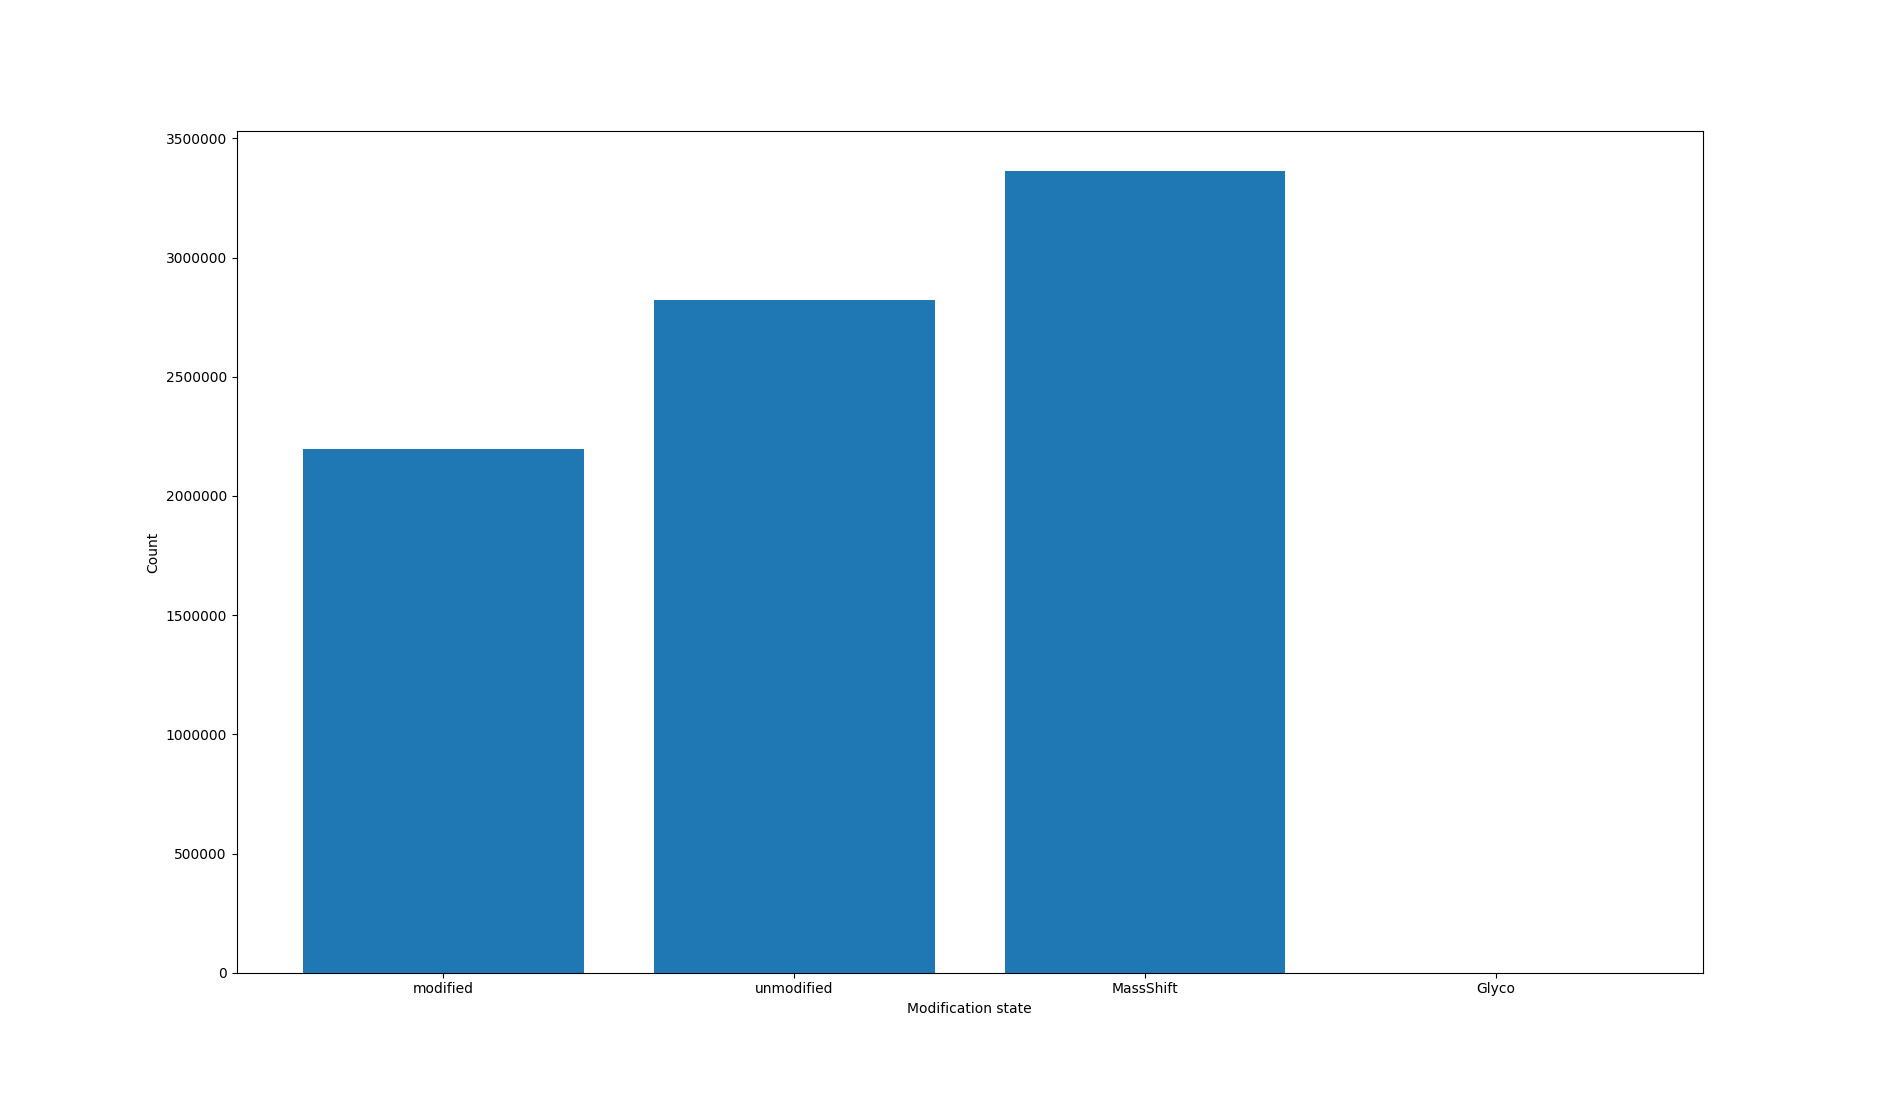

Here is the Python script that generated this plot:
import csv
import sys
import matplotlib.pyplot as plt


def main(all_merged):

    with open(all_merged) as fin:
        reader = csv.DictReader(fin)
        counter = {
            'modified': 0,
            'unmodified': 0,
            'MassShift': 0,
            'Glyco': 0,
        }
        for i, line in enumerate(reader):
            # if i > 10_000:
            #     break
            if line['Modifications'] == '':
                counter['unmodified'] += 1
            if line['Modifications'] != '':
                counter['modified'] += 1
            if line['Mass Difference'] != '':
                counter['MassShift'] += 1
            if line['Glycan'] != '':
                counter['Glyco'] += 1

    names, counts = zip(*counter.items())
    print(counter)
    # plt.tight_layout()
    # plt.gcf().subplots_adjust(bottom=0.20)
    plt.bar(names, counts)
    plt.xlabel("Modification state")
    # plt.xticks(rotation=90)
    plt.ylabel("Count")
    plt.show()
    # plt.savefig('modification_state.png')


if __name__ == '__main__':
    main(sys.argv[1])
